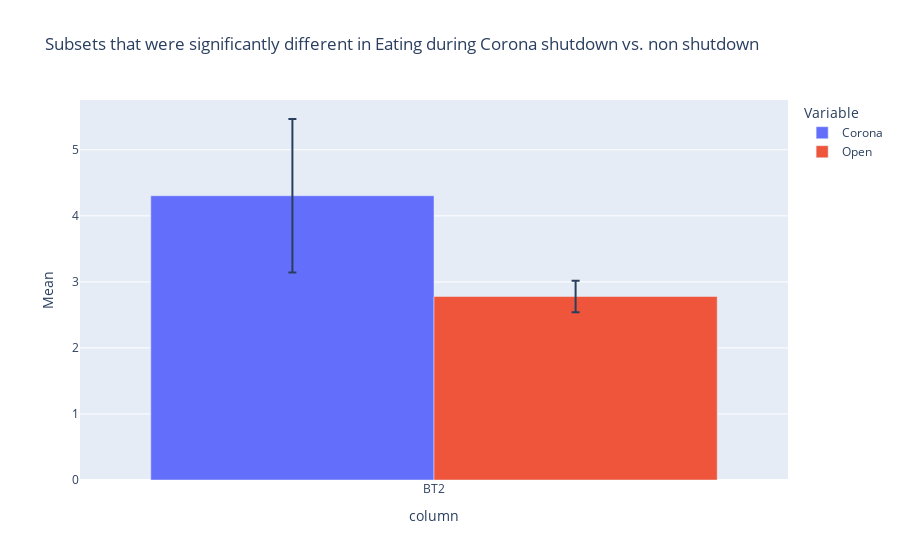

Write notebook code for a chart like this one.
### Code cell
test = pd.DataFrame()
sig = ["BT2"]
for column in sig:
    x = st.t.interval(alpha=0.95, df=len(corona_eat[column])-1, loc=np.mean(corona_eat[column]), scale=st.sem(corona_eat[column],nan_policy='omit'))
    y = st.t.interval(alpha=0.95, df=len(open_eat[column])-1, loc=np.mean(open_eat[column]), scale=st.sem(open_eat[column],nan_policy='omit'))
    if overlap(x[0],x[1],y[0],y[1])==False:
        corona_mean = corona_eat[column].mean()
        open_mean = open_eat[column].mean()
        corona_int = st.t.interval(alpha=0.95, df=len(corona_eat[column])-1, loc=np.mean(corona_eat[column]), scale=st.sem(corona_eat[column],nan_policy='omit'))
        open_int = st.t.interval(alpha=0.95, df=len(open_eat[column])-1, loc=np.mean(open_eat[column]), scale=st.sem(open_eat[column],nan_policy='omit'))
        corona_error = (corona_int[1] - corona_int[0])/2
        open_error = (open_int[1] - open_int[0])/2
        pd.Series()
        data = {'Variable':['Corona','Open'], 'Mean':[corona_mean,open_mean],'error':[corona_error,open_error],'column':[column,column]} 
        data = pd.DataFrame(data)
        test = pd.concat([test, data])
    else:
        print(column,"Has Confidence Intervals that overlap")
        print("Here are the confidence intervals:")
        print("Corona",x)
        print("Open",y)
test

px.bar(test, x = "column", y = "Mean", color = "Variable", error_y = "error", barmode = "group", title = "Subsets that were significantly different in Eating during Corona shutdown vs. non shutdown")

### Figure 1 — Plotly figure (JSON) as saved in the notebook; plotly's stock layout.template omitted (floating-point values rounded to 4 significant figures)
{"data": [{"alignmentgroup": "True", "error_y": {"array": [1.162]}, "hovertemplate": "Variable=Corona<br>column=%{x}<br>Mean=%{y}<extra></extra>", "legendgroup": "Corona", "marker": {"color": "#636efa"}, "name": "Corona", "offsetgroup": "Corona", "orientation": "v", "showlegend": true, "textposition": "auto", "type": "bar", "x": ["BT2"], "xaxis": "x", "y": [4.304], "yaxis": "y"}, {"alignmentgroup": "True", "error_y": {"array": [0.238]}, "hovertemplate": "Variable=Open<br>column=%{x}<br>Mean=%{y}<extra></extra>", "legendgroup": "Open", "marker": {"color": "#EF553B"}, "name": "Open", "offsetgroup": "Open", "orientation": "v", "showlegend": true, "textposition": "auto", "type": "bar", "x": ["BT2"], "xaxis": "x", "y": [2.778], "yaxis": "y"}], "layout": {"barmode": "group", "legend": {"title": {"text": "Variable"}, "tracegroupgap": 0}, "title": {"text": "Subsets that were significantly different in Eating during Corona shutdown vs. non shutdown"}, "xaxis": {"anchor": "y", "domain": [0, 1], "title": {"text": "column"}}, "yaxis": {"anchor": "x", "domain": [0, 1], "title": {"text": "Mean"}}}}
